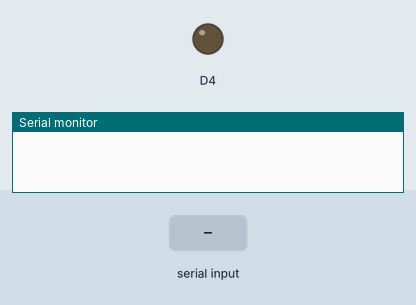
Recording of a sketch running on a simulated ESP8266 (NodeMCU). Shown: output pins drawn as LEDs (lit = HIGH), the last lines printed to the serial monitor. Inputs (shaded band) come from the test bench.

Above: at 1.2 s.
1.3 s: "Y" received over Serial
At 2.4 s:
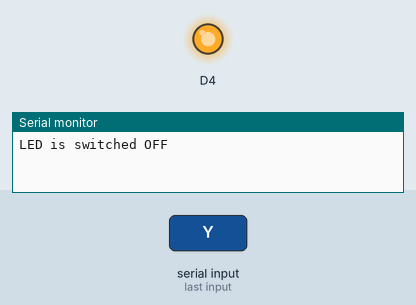
2.8 s: "S" received over Serial
At 3.6 s:
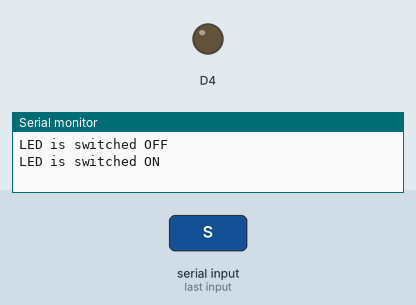
Timing chart, 0 to 5.8 s (numbered marks = the images above; inputs shaded):
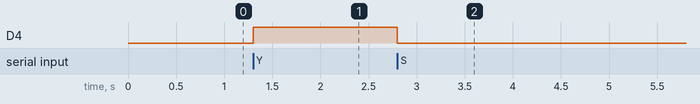

The sketch:

LAB_1_TURN_ON_OFF_CHARACTER.txt.ino
```cpp
// Lab 1

byte recievedByte = 0;
void setup() {

// initialize digital pin D4 as an output
Serial.begin(230400);
pinMode(D4, OUTPUT);
}

// Loop finction to run repeatedly:
void loop() {

  if(Serial.available()> 0)            // Is there any character coming through the serial port?
  {
    recievedByte = Serial.read();      // If there is a character, read it.

    if(recievedByte=='Y'){
      digitalWrite(D4, HIGH);         // turn off LED
      Serial.println("LED is switched OFF");
    }
    else if(recievedByte=='S'){
      digitalWrite(D4, LOW);          // turn on LED
      Serial.println("LED is switched ON");

    }
  }
}
```

Measured:
- after the input at 1.3 s, D4: LOW → HIGH at once
- after the input at 2.8 s, D4: HIGH → LOW at once
